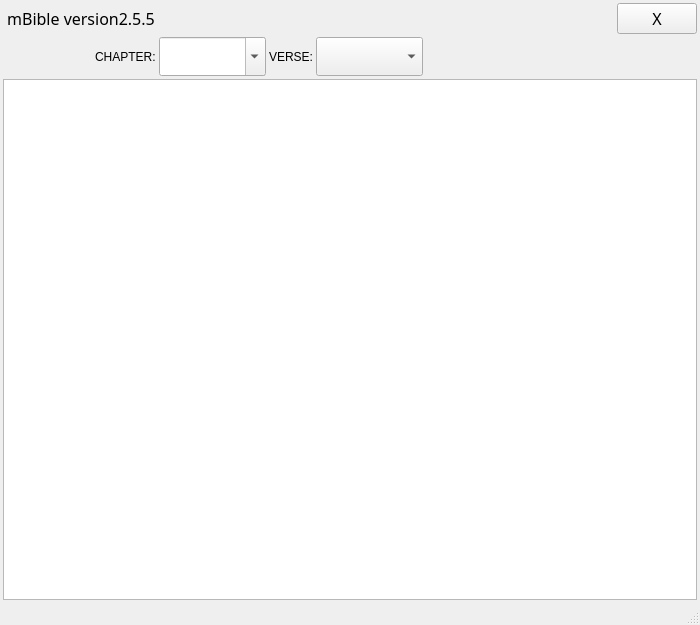
<?xml version="1.0" encoding="UTF-8"?>
<ui version="4.0">
 <class>AppPresent</class>
 <widget class="QMainWindow" name="AppPresent">
  <property name="geometry">
   <rect>
    <x>0</x>
    <y>0</y>
    <width>700</width>
    <height>625</height>
   </rect>
  </property>
  <property name="sizePolicy">
   <sizepolicy hsizetype="Preferred" vsizetype="Minimum">
    <horstretch>0</horstretch>
    <verstretch>0</verstretch>
   </sizepolicy>
  </property>
  <property name="minimumSize">
   <size>
    <width>400</width>
    <height>0</height>
   </size>
  </property>
  <property name="windowTitle">
   <string>Song Presentation</string>
  </property>
  <property name="windowIcon">
   <iconset resource="../icons/icons.qrc">
    <normaloff>:/icons/app_icon</normaloff>:/icons/app_icon</iconset>
  </property>
  <widget class="QWidget" name="WidgetCentral">
   <property name="sizePolicy">
    <sizepolicy hsizetype="Minimum" vsizetype="Preferred">
     <horstretch>0</horstretch>
     <verstretch>0</verstretch>
    </sizepolicy>
   </property>
   <property name="minimumSize">
    <size>
     <width>400</width>
     <height>0</height>
    </size>
   </property>
   <property name="autoFillBackground">
    <bool>true</bool>
   </property>
   <layout class="QVBoxLayout" name="WrapperLayout">
    <property name="spacing">
     <number>3</number>
    </property>
    <property name="leftMargin">
     <number>3</number>
    </property>
    <property name="topMargin">
     <number>3</number>
    </property>
    <property name="rightMargin">
     <number>3</number>
    </property>
    <property name="bottomMargin">
     <number>3</number>
    </property>
    <item>
     <layout class="QVBoxLayout" name="MainLayout">
      <item>
       <layout class="QVBoxLayout" name="verticalLayout">
        <item>
         <layout class="QHBoxLayout" name="HeadLayout">
          <item>
           <widget class="QLabel" name="LblApp">
            <property name="sizePolicy">
             <sizepolicy hsizetype="Expanding" vsizetype="Preferred">
              <horstretch>0</horstretch>
              <verstretch>0</verstretch>
             </sizepolicy>
            </property>
            <property name="font">
             <font>
              <family>Trebuchet MS</family>
              <pointsize>12</pointsize>
             </font>
            </property>
            <property name="text">
             <string> mBible version2.5.5</string>
            </property>
           </widget>
          </item>
          <item>
           <widget class="QPushButton" name="BtnClose">
            <property name="sizePolicy">
             <sizepolicy hsizetype="Preferred" vsizetype="Preferred">
              <horstretch>0</horstretch>
              <verstretch>0</verstretch>
             </sizepolicy>
            </property>
            <property name="font">
             <font>
              <family>Trebuchet MS</family>
              <pointsize>12</pointsize>
             </font>
            </property>
            <property name="text">
             <string>X</string>
            </property>
           </widget>
          </item>
         </layout>
        </item>
        <item>
         <layout class="QHBoxLayout" name="TopLayout">
          <item>
           <widget class="QLabel" name="TxtReading">
            <property name="sizePolicy">
             <sizepolicy hsizetype="Expanding" vsizetype="Fixed">
              <horstretch>0</horstretch>
              <verstretch>0</verstretch>
             </sizepolicy>
            </property>
            <property name="font">
             <font>
              <family>Trebuchet MS</family>
              <pointsize>18</pointsize>
              <weight>50</weight>
              <bold>false</bold>
             </font>
            </property>
            <property name="alignment">
             <set>Qt::AlignCenter</set>
            </property>
           </widget>
          </item>
          <item>
           <widget class="QLabel" name="LblChapterNo">
            <property name="text">
             <string>CHAPTER:</string>
            </property>
           </widget>
          </item>
          <item>
           <widget class="QComboBox" name="CmbChapterNo">
            <property name="sizePolicy">
             <sizepolicy hsizetype="Minimum" vsizetype="Preferred">
              <horstretch>0</horstretch>
              <verstretch>0</verstretch>
             </sizepolicy>
            </property>
            <property name="minimumSize">
             <size>
              <width>60</width>
              <height>0</height>
             </size>
            </property>
            <property name="font">
             <font>
              <family>Trebuchet MS</family>
              <pointsize>15</pointsize>
              <weight>50</weight>
              <bold>false</bold>
             </font>
            </property>
            <property name="editable">
             <bool>true</bool>
            </property>
           </widget>
          </item>
          <item>
           <widget class="QLabel" name="LblVerseNo">
            <property name="text">
             <string>VERSE:</string>
            </property>
           </widget>
          </item>
          <item>
           <widget class="QComboBox" name="CmbVerseNo">
            <property name="sizePolicy">
             <sizepolicy hsizetype="Minimum" vsizetype="Preferred">
              <horstretch>0</horstretch>
              <verstretch>0</verstretch>
             </sizepolicy>
            </property>
            <property name="minimumSize">
             <size>
              <width>60</width>
              <height>0</height>
             </size>
            </property>
            <property name="font">
             <font>
              <family>Trebuchet MS</family>
              <pointsize>15</pointsize>
              <weight>50</weight>
              <bold>false</bold>
             </font>
            </property>
            <property name="currentText">
             <string/>
            </property>
           </widget>
          </item>
          <item>
           <widget class="QToolBar" name="ToolbarMain">
            <property name="sizePolicy">
             <sizepolicy hsizetype="Preferred" vsizetype="Minimum">
              <horstretch>0</horstretch>
              <verstretch>0</verstretch>
             </sizepolicy>
            </property>
            <property name="windowTitle">
             <string notr="true">toolBar1</string>
            </property>
            <property name="toolButtonStyle">
             <enum>Qt::ToolButtonTextBesideIcon</enum>
            </property>
            <addaction name="actionPrevious"/>
            <addaction name="actionNext"/>
            <addaction name="actionBigger"/>
            <addaction name="actionSmaller"/>
            <addaction name="actionBold"/>
            <addaction name="actionFont"/>
            <addaction name="actionTheme"/>
            <addaction name="actionClose"/>
           </widget>
          </item>
         </layout>
        </item>
        <item>
         <layout class="QHBoxLayout" name="MidLayout">
          <item>
           <widget class="QPlainTextEdit" name="TxtScripture">
            <property name="sizePolicy">
             <sizepolicy hsizetype="Expanding" vsizetype="Expanding">
              <horstretch>0</horstretch>
              <verstretch>0</verstretch>
             </sizepolicy>
            </property>
            <property name="frameShadow">
             <enum>QFrame::Sunken</enum>
            </property>
            <property name="verticalScrollBarPolicy">
             <enum>Qt::ScrollBarAsNeeded</enum>
            </property>
            <property name="horizontalScrollBarPolicy">
             <enum>Qt::ScrollBarAlwaysOff</enum>
            </property>
            <property name="readOnly">
             <bool>true</bool>
            </property>
           </widget>
          </item>
         </layout>
        </item>
       </layout>
      </item>
     </layout>
    </item>
   </layout>
  </widget>
  <widget class="QStatusBar" name="statusbar"/>
  <action name="actionPrevious">
   <property name="icon">
    <iconset resource="../icons/icons.qrc">
     <normaloff>:/icons/last.png</normaloff>:/icons/last.png</iconset>
   </property>
   <property name="text">
    <string> </string>
   </property>
   <property name="shortcut">
    <string>Left</string>
   </property>
  </action>
  <action name="actionNext">
   <property name="icon">
    <iconset resource="../icons/icons.qrc">
     <normaloff>:/icons/next.png</normaloff>:/icons/next.png</iconset>
   </property>
   <property name="text">
    <string> </string>
   </property>
   <property name="shortcut">
    <string>Right</string>
   </property>
  </action>
  <action name="actionClose">
   <property name="text">
    <string/>
   </property>
   <property name="shortcut">
    <string>Esc</string>
   </property>
  </action>
  <action name="actionBigger">
   <property name="icon">
    <iconset resource="../icons/icons.qrc">
     <normaloff>:/icons/bigger.png</normaloff>:/icons/bigger.png</iconset>
   </property>
   <property name="text">
    <string> </string>
   </property>
   <property name="shortcut">
    <string>=</string>
   </property>
  </action>
  <action name="actionSmaller">
   <property name="icon">
    <iconset resource="../icons/icons.qrc">
     <normaloff>:/icons/smaller.png</normaloff>:/icons/smaller.png</iconset>
   </property>
   <property name="text">
    <string> </string>
   </property>
   <property name="shortcut">
    <string>-</string>
   </property>
  </action>
  <action name="actionFont">
   <property name="icon">
    <iconset resource="../icons/icons.qrc">
     <normaloff>:/icons/font.png</normaloff>:/icons/font.png</iconset>
   </property>
   <property name="text">
    <string/>
   </property>
   <property name="shortcut">
    <string>F</string>
   </property>
  </action>
  <action name="actionBold">
   <property name="icon">
    <iconset resource="../icons/icons.qrc">
     <normaloff>:/icons/bold.png</normaloff>:/icons/bold.png</iconset>
   </property>
   <property name="text">
    <string/>
   </property>
   <property name="shortcut">
    <string>B</string>
   </property>
  </action>
  <action name="actionTheme">
   <property name="icon">
    <iconset resource="../icons/icons.qrc">
     <normaloff>:/icons/view</normaloff>:/icons/view</iconset>
   </property>
   <property name="text">
    <string/>
   </property>
   <property name="shortcut">
    <string>T</string>
   </property>
  </action>
 </widget>
 <resources>
  <include location="../icons/icons.qrc"/>
 </resources>
 <connections/>
</ui>
